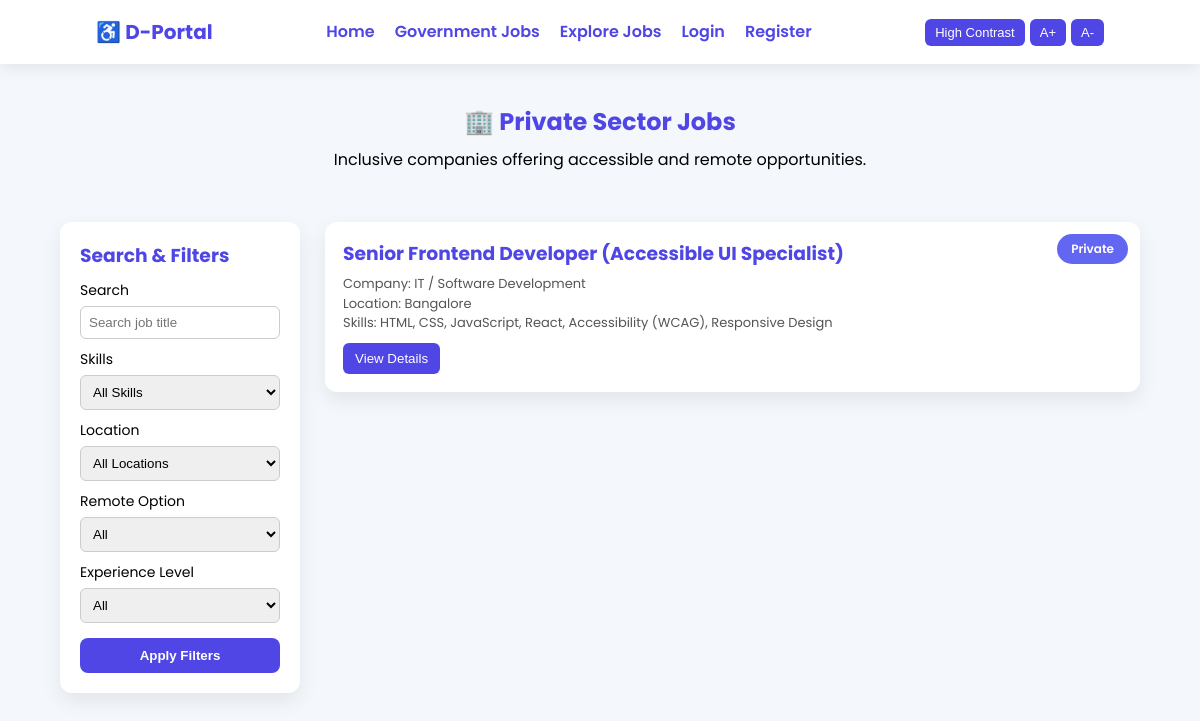
/private_job/, run on the app's committed database.
### portal/models.py (models this page shows, shortened)
class Job(models.Model):
    JOB_TYPE = (
        ('Government', 'Government'),
        ('Private', 'Private'),
    )
    employer = models.ForeignKey(Employer, on_delete=models.CASCADE)
    title = models.CharField(max_length=200)
    job_type = models.CharField(max_length=20, choices=JOB_TYPE)
    department = models.CharField(max_length=100)
    location = models.CharField(max_length=100)
    skills = models.TextField()
    disability_type = models.CharField(max_length=100)
    disability_percent = models.IntegerField()
    benefits = models.TextField(null=True, blank=True)
    description = models.TextField()
    salary = models.CharField(max_length=50)
    last_date = models.DateField(null=True, blank=True)
    status = models.CharField(max_length=20, default='Active')

### portal/views.py (the view)
# urls.py: path('private_job/', views.private_job, name='private_job'),
def private_job(request):
    jobs = Job.objects.filter(job_type="Private")
    q = request.GET.get('q')
    location = request.GET.get('location')
    skills = request.GET.get('skills')
    if q:
        jobs = jobs.filter(title__icontains=q)
    if location:
        jobs = jobs.filter(location=location)
    if skills:
        jobs = jobs.filter(skills__icontains=skills)
    return render(request, 'private_job_page.html', {'jobs': jobs})

### templates/private_job_page.html (shortened to what this page needs)
<!DOCTYPE html>
{% load static %}
<html lang="en">
<head>
<link rel="stylesheet" href="{% static 'css/p_job_page.css' %}">
</head>
<body>
<header>
<div class="logo">♿ D-Portal</div>
<nav>
<a href="{% url 'home' %}">Home</a>
<a href="{% url 'govt_job' %}">Government Jobs</a>
<a href="{% url 'explore_job' %}">Explore Jobs</a>
<a href="{% url 'login' %}">Login</a>
<a href="{% url 'register' %}">Register</a>
</nav>
<div class="accessibility-controls">
<button onclick="toggleContrast()">High Contrast</button>
<button onclick="increaseFont()">A+</button>
<button onclick="decreaseFont()">A-</button>
</div>
</header>
<section class="page-title">
<h1>🏢 Private Sector Jobs</h1>
<p>Inclusive companies offering accessible and remote opportunities.</p>
</section>
<div class="container">
<form method="GET">
<div class="filters">
<h3>Search & Filters</h3>
<label>Search</label>
<input type="text" name="q" placeholder="Search job title">
<label>Skills</label>
<select name="skills">
<option value="">All Skills</option>
</select>
<label>Location</label>
<select name="location">
<option value="">All Locations</option>
</select>
<label>Remote Option</label>
<select name="remote">
<option value="">All</option>
</select>
<label>Experience Level</label>
<select name="experience">
<option value="">All</option>
</select>
<button type="submit">Apply Filters</button>
</div>
</form>
<div class="jobs">
{% for job in jobs %}
<div class="job-card">
<div class="badge">
    {{ job.remote_type|default:"Private" }}
</div>
<h3>{{ job.title }}</h3>
<div class="job-meta">
Company: {{ job.department }}
</div>
<div class="job-meta">
Location: {{ job.location }}
</div>
<div class="job-meta">
Skills: {{ job.skills }}
</div>
<a href="{% url 'job_detail' job.id %}">
<button class="apply-btn">View Details</button>
</a>
</div>
{% empty %}
<p>No private jobs available.</p>
{% endfor %}
</div>
</div>
</body>
</html>

### static/css/p_job_page.css (style rules this page uses)
* { margin: 0; padding: 0; box-sizing: border-box; }
body { background: #f4f7fc; min-height: 100vh; font-family: 'Poppins', sans-serif; line-height: 1.5; }
header { display: flex; justify-content: space-between; align-items: center; padding: 15px 8%; background: white; box-shadow: 0 4px 15px rgba(0,0,0,0.08); flex-wrap: wrap; }
.logo { font-weight: 700; font-size: 20px; color: #4f46e5; }
nav { display: flex; flex-wrap: wrap; }
nav a { text-decoration: none; margin: 5px 10px; color: #4f46e5; font-weight: 600; }
.accessibility-controls { display: flex; gap: 5px; }
.accessibility-controls button { padding: 6px 10px; border: none; border-radius: 6px; background: #4f46e5; color: white; cursor: pointer; font-size: 13px; }
.page-title { text-align: center; padding: 40px 20px 20px; }
.page-title h1 { color: #4f46e5; margin-bottom: 8px; }
.container { display: flex; gap: 25px; width: 90%; margin: 30px auto; }
.filters { flex: 1; background: white; padding: 20px; border-radius: 12px; box-shadow: 0 8px 20px rgba(0,0,0,0.08); }
.filters h3 { margin-bottom: 10px; color: #4f46e5; }
.filters label { margin-top: 10px; font-size: 14px; display: block; }
.filters input, .filters select { width: 100%; padding: 8px; margin-top: 5px; border-radius: 6px; border: 1px solid #ccc; }
.filters button { width: 100%; margin-top: 15px; padding: 10px; border: none; border-radius: 8px; background: #4f46e5; color: white; font-weight: 600; cursor: pointer; }
.jobs { flex: 2; display: flex; flex-direction: column; gap: 15px; }
.job-card { background: white; padding: 18px; border-radius: 12px; box-shadow: 0 8px 20px rgba(0,0,0,0.08); position: relative; transition: 0.3s; }
.job-card h3 { color: #4f46e5; margin-bottom: 6px; }
.job-meta { font-size: 13px; color: #555; }
.badge { position: absolute; top: 12px; right: 12px; display: inline-block; padding: 6px 14px; font-size: 12px; font-weight: 600; color: white; background: #6366f1; border-radius: 20px; white-space: nowrap; }
.apply-btn { margin-top: 10px; padding: 8px 12px; border: none; border-radius: 6px; background: #4f46e5; color: white; cursor: pointer; }

### data on the page
Job: remote_type "Private", title "Senior Frontend Developer (Accessible UI Specialist)", department "IT / Software Development", location "Bangalore", skills "HTML, CSS, JavaScript, React, Accessibility (WCAG), Responsive Design"
